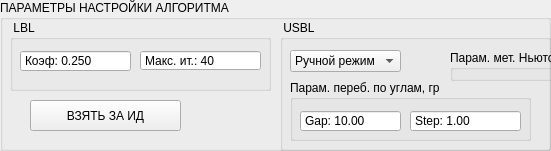
    <widget class="QGroupBox" name="groupBox_10">
     <property name="geometry">
      <rect>
       <x>10</x>
       <y>430</y>
       <width>551</width>
       <height>151</height>
      </rect>
     </property>
     <property name="title">
      <string>ПАРАМЕТРЫ НАСТРОЙКИ АЛГОРИТМА</string>
     </property>
     <widget class="QGroupBox" name="groupBox_4">
      <property name="geometry">
       <rect>
        <x>10</x>
        <y>20</y>
        <width>261</width>
        <height>71</height>
       </rect>
      </property>
      <property name="title">
       <string> LBL</string>
      </property>
      <widget class="QDoubleSpinBox" name="doubleSpinBox_18">
       <property name="geometry">
        <rect>
         <x>10</x>
         <y>30</y>
         <width>111</width>
         <height>22</height>
        </rect>
       </property>
       <property name="buttonSymbols">
        <enum>QAbstractSpinBox::NoButtons</enum>
       </property>
       <property name="prefix">
        <string>Коэф: </string>
       </property>
       <property name="suffix">
        <string/>
       </property>
       <property name="decimals">
        <number>3</number>
       </property>
       <property name="maximum">
        <double>2.000000000000000</double>
       </property>
       <property name="singleStep">
        <double>0.001000000000000</double>
       </property>
       <property name="value">
        <double>0.250000000000000</double>
       </property>
      </widget>
      <widget class="QDoubleSpinBox" name="doubleSpinBox_32">
       <property name="geometry">
        <rect>
         <x>130</x>
         <y>30</y>
         <width>121</width>
         <height>21</height>
        </rect>
       </property>
       <property name="buttonSymbols">
        <enum>QAbstractSpinBox::NoButtons</enum>
       </property>
       <property name="prefix">
        <string>Макс. ит.: </string>
       </property>
       <property name="suffix">
        <string/>
       </property>
       <property name="decimals">
        <number>0</number>
       </property>
       <property name="minimum">
        <double>0.000000000000000</double>
       </property>
       <property name="maximum">
        <double>200.000000000000000</double>
       </property>
       <property name="singleStep">
        <double>1.000000000000000</double>
       </property>
       <property name="value">
        <double>40.000000000000000</double>
       </property>
      </widget>
     </widget>
     <widget class="QGroupBox" name="groupBox_tuneUSBL">
      <property name="geometry">
       <rect>
        <x>280</x>
        <y>20</y>
        <width>271</width>
        <height>131</height>
       </rect>
      </property>
      <property name="title">
       <string> USBL</string>
      </property>
      <widget class="QComboBox" name="comboBox_9">
       <property name="geometry">
        <rect>
         <x>10</x>
         <y>30</y>
         <width>145</width>
         <height>27</height>
        </rect>
       </property>
       <property name="toolTipDuration">
        <number>-1</number>
       </property>
       <property name="currentText">
        <string>Ручной режим</string>
       </property>
       <property name="currentIndex">
        <number>0</number>
       </property>
       <property name="sizeAdjustPolicy">
        <enum>QComboBox::AdjustToContents</enum>
       </property>
       <property name="modelColumn">
        <number>0</number>
       </property>
       <item>
        <property name="text">
         <string>Ручной режим</string>
        </property>
       </item>
       <item>
        <property name="text">
         <string>Ньютон</string>
        </property>
       </item>
      </widget>
      <widget class="QGroupBox" name="groupBox_7">
       <property name="geometry">
        <rect>
         <x>10</x>
         <y>60</y>
         <width>241</width>
         <height>61</height>
        </rect>
       </property>
       <property name="title">
        <string>Парам. переб. по углам, гр</string>
       </property>
       <widget class="QDoubleSpinBox" name="doubleSpinBox_19">
        <property name="geometry">
         <rect>
          <x>120</x>
          <y>30</y>
          <width>111</width>
          <height>22</height>
         </rect>
        </property>
        <property name="buttonSymbols">
         <enum>QAbstractSpinBox::NoButtons</enum>
        </property>
        <property name="prefix">
         <string>Step: </string>
        </property>
        <property name="suffix">
         <string/>
        </property>
        <property name="decimals">
         <number>2</number>
        </property>
        <property name="maximum">
         <double>100.000000000000000</double>
        </property>
        <property name="singleStep">
         <double>1.000000000000000</double>
        </property>
        <property name="value">
         <double>1.000000000000000</double>
        </property>
       </widget>
       <widget class="QDoubleSpinBox" name="doubleSpinBox_20">
        <property name="geometry">
         <rect>
          <x>10</x>
          <y>30</y>
          <width>101</width>
          <height>22</height>
         </rect>
        </property>
        <property name="buttonSymbols">
         <enum>QAbstractSpinBox::NoButtons</enum>
        </property>
        <property name="prefix">
         <string>Gap: </string>
        </property>
        <property name="suffix">
         <string/>
        </property>
        <property name="decimals">
         <number>2</number>
        </property>
        <property name="maximum">
         <double>1000.000000000000000</double>
        </property>
        <property name="singleStep">
         <double>1.000000000000000</double>
        </property>
        <property name="value">
         <double>10.000000000000000</double>
        </property>
       </widget>
      </widget>
      <widget class="QGroupBox" name="groupBox_9">
       <property name="geometry">
        <rect>
         <x>170</x>
         <y>30</y>
         <width>191</width>
         <height>31</height>
        </rect>
       </property>
       <property name="title">
        <string>Парам. мет. Ньютона</string>
       </property>
       <widget class="QDoubleSpinBox" name="doubleSpinBox_37">
        <property name="geometry">
         <rect>
          <x>120</x>
          <y>40</y>
          <width>121</width>
          <height>21</height>
         </rect>
        </property>
        <property name="buttonSymbols">
         <enum>QAbstractSpinBox::NoButtons</enum>
        </property>
        <property name="prefix">
         <string>Макс. ит.: </string>
        </property>
        <property name="suffix">
         <string/>
        </property>
        <property name="decimals">
         <number>0</number>
        </property>
        <property name="minimum">
         <double>0.000000000000000</double>
        </property>
        <property name="maximum">
         <double>10000.000000000000000</double>
        </property>
        <property name="singleStep">
         <double>1.000000000000000</double>
        </property>
        <property name="value">
         <double>200.000000000000000</double>
        </property>
       </widget>
       <widget class="QDoubleSpinBox" name="doubleSpinBox_22">
        <property name="geometry">
         <rect>
          <x>10</x>
          <y>40</y>
          <width>101</width>
          <height>22</height>
         </rect>
        </property>
        <property name="buttonSymbols">
         <enum>QAbstractSpinBox::NoButtons</enum>
        </property>
        <property name="prefix">
         <string>Коэф: </string>
        </property>
        <property name="suffix">
         <string/>
        </property>
        <property name="decimals">
         <number>3</number>
        </property>
        <property name="maximum">
         <double>2.000000000000000</double>
        </property>
        <property name="singleStep">
         <double>0.001000000000000</double>
        </property>
        <property name="value">
         <double>0.025000000000000</double>
        </property>
       </widget>
      </widget>
     </widget>
     <widget class="QPushButton" name="pushButton_5">
      <property name="geometry">
       <rect>
        <x>30</x>
        <y>100</y>
        <width>151</width>
        <height>31</height>
       </rect>
      </property>
      <property name="text">
       <string>ВЗЯТЬ ЗА ИД</string>
      </property>
     </widget>
    </widget>
